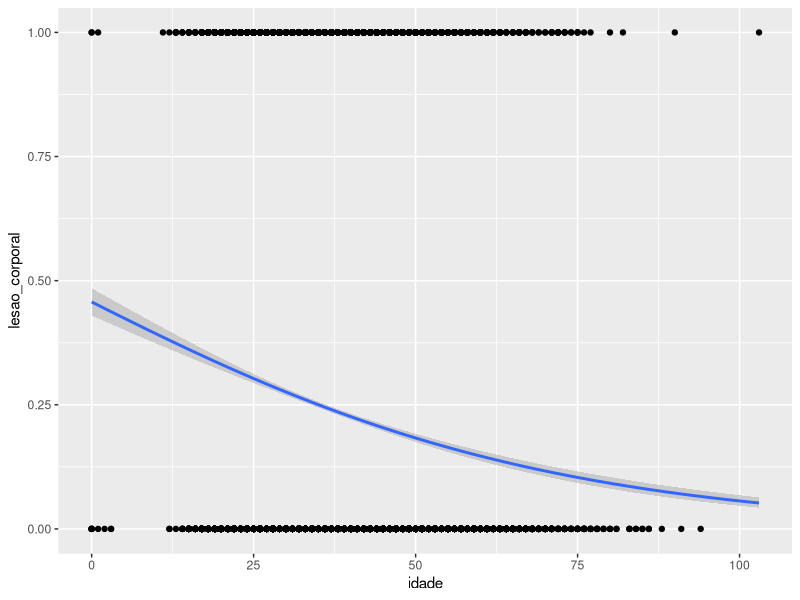
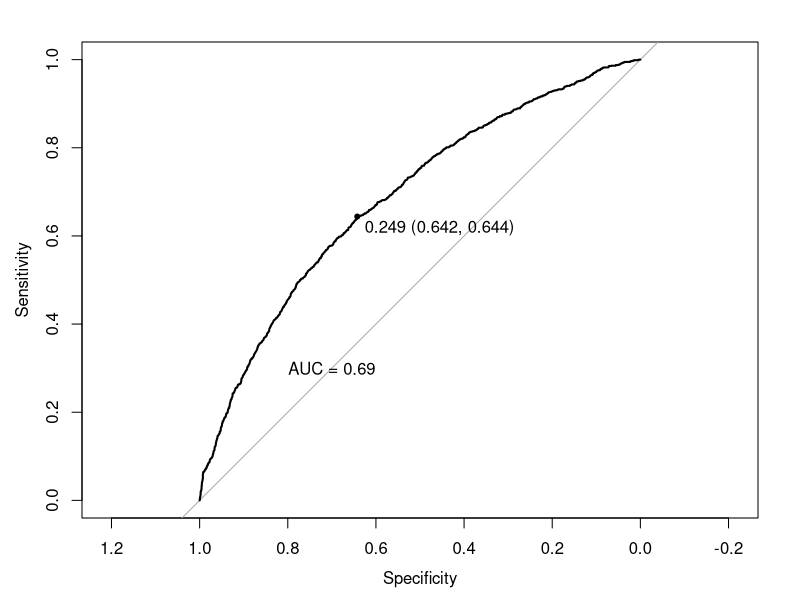

The R script that drew these images, in order:
# https://www.youtube.com/watch?v=CVL5vj1N1U8&list=WL&index=1

library(dplyr)
library(readxl)
library(tidyverse)
library(pROC)
library(rsample)  # para divisão de dados de treino e teste
library(caret)    # para validação cruzada

# setwd("~/Documentos/")

# Carrega e ajusta as variáveis
dados <- read_excel("BASE DE DADOS_RAIS 2022 TODO ESTADO.xlsx")

# Função para criar colunas binárias para cada valor único em uma coluna de texto
criar_colunas_binarias <- function(df, coluna) {
  # Verifique se existem valores NA (ausentes) na coluna
  df[[coluna]][is.na(df[[coluna]])] <- 'Ausente'
  
  # Converta a coluna para um fator
  df[[coluna]] <- as.factor(df[[coluna]])
  
  # Crie uma nova coluna para cada valor único na coluna
  df_binarios <- model.matrix(~df[[coluna]] - 1, df)
  
  # Converta a matriz de modelo em um dataframe
  df_binarios <- as.data.frame(df_binarios)
  
  # Converta 0s e 1s para inteiros (opcional, dependendo do seu caso de uso)
  df_binarios <- mutate_all(df_binarios, list(~as.integer(.)))
  
  # A matriz de modelo usa a coluna como prefixo para os nomes das colunas.
  colnames(df_binarios) <- sub("^df\\[\\[coluna\\]\\]", "", colnames(df_binarios))
  
  # Adicione essas novas colunas binárias de volta ao dataframe original
  df <- cbind(df, df_binarios)
  
  return(df)
}

# Cria coluna idade
dados$idade <- dados$`Ano do Fato` - as.numeric(dados$`Ano de Nascimento`) 

# Cria colunas binárias
dados$lesao_corporal <- as.numeric(dados$`GRUPO NATUREZA` == "Lesão corporal")
dados <- criar_colunas_binarias(dados, "Faixa Horário")
dados <- criar_colunas_binarias(dados, "Cor")
dados <- criar_colunas_binarias(dados, "MOTIVACAO")

# Seleciona variáveis
dados <- dados[, 17:50]
dados <- dados[, c(-14, -15, -18, -33)]
dados <- na.omit(dados) # Exclui linhas com NAs

# Ajustando o modelo de regressão logística para todos os dados
modelo_todos <- glm(lesao_corporal ~ ., data = dados, family = binomial("logit"))
summary(modelo_todos)
anova(modelo_todos, test="Chisq")
coef(modelo_todos) %>% exp() # odds ratio

# Pseudo R2
R2 <- 1 - modelo_todos$deviance/modelo_todos$null.deviance 
R2

# Gráfico para idade
ggplot(dados, aes(x=idade, y=lesao_corporal)) + 
  geom_point() +
  geom_smooth(method = "glm", method.args = list(family = "binomial"), se = TRUE)


## Validação cruzada
# Dividindo os dados em conjuntos de treinamento e teste
set.seed(42)  # Para reprodução de resultados
data_split <- initial_split(dados, prop = 0.7)  # 70% para treino, 30% para teste
train_data <- training(data_split)
test_data <- testing(data_split)

# Ajustando o modelo de regressão logística nos dados de treinamento
modelo_cv <- glm(lesao_corporal ~ ., data = train_data, family = binomial)
summary(modelo_cv)

# Extrair os coeficientes do modelo (log-odds)
log_odds <- coef(modelo_cv)

# Converter log-odds para odds
odds <- exp(log_odds)

# Converter os odds em um data frame
odds_df <- data.frame(Variable = names(odds), Odds = odds)

# Imprimir a tabela de odds
print(odds_df)

# Previsão nos dados de teste
preds <- predict(modelo_cv, newdata = test_data, type = "response")

# Convertendo probabilidades em previsões de classe
preds_class <- ifelse(preds > 0.5, 1, 0)

# Medindo a acurácia
vv <- preds_class == test_data$lesao_corporal
acuracia <- sum(vv) / length(vv)
print(paste("Acurácia: ", acuracia))

# Calculando a AUC (área sob a curva ROC)
roc_obj <- roc(test_data$lesao_corporal, preds)
auc(roc_obj)

# Plotando a curva ROC
plot(roc_obj, print.thres="best", print.thres.best.method="closest.topleft")

# Adicionando a área sob a curva ao gráfico
text(0.7, 0.3, paste("AUC =", round(auc(roc_obj), 2)))

# Converter a variável 'lesao_corporal' para um fator com níveis "level0" e "level1"
train_data$lesao_corporal <- as.factor(ifelse(train_data$lesao_corporal == 1, "level1", "level0"))

# Realizando validação cruzada k-fold
ctrl <- trainControl(method = "cv", number = 5, classProbs = TRUE, 
                     summaryFunction = twoClassSummary)
modelo_cv <- train(lesao_corporal ~ ., data = train_data, method = "glm", 
                   family = binomial, trControl = ctrl, metric = "ROC")
print(modelo_cv)
